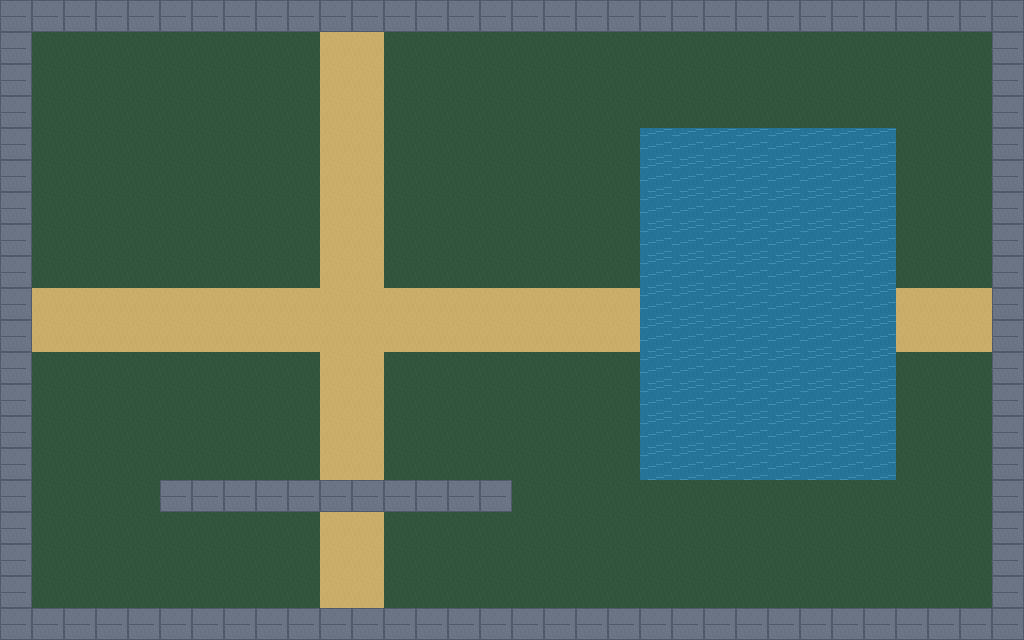

Rendered tile map (Tiled .tmx) drawn with the repository's tilesets; below, a short description and the full map source, tile grids included:
An orthogonal 32x20 tile map with 32x32 px tiles, 1 tile layer (Terrain).

<map version="1.10" tiledversion="1.11.2" orientation="orthogonal" renderorder="right-down" width="32" height="20" tilewidth="32" tileheight="32" infinite="0">
 <tileset firstgid="1" source="terrain.tsx" />
 <layer id="1" name="Terrain" width="32" height="20"><data encoding="csv">
2,2,2,2,2,2,2,2,2,2,2,2,2,2,2,2,2,2,2,2,2,2,2,2,2,2,2,2,2,2,2,2,
2,1,1,1,1,1,1,1,1,1,5,5,1,1,1,1,1,1,1,1,1,1,1,1,1,1,1,1,1,1,1,2,
2,1,1,1,1,1,1,1,1,1,5,5,1,1,1,1,1,1,1,1,1,1,1,1,1,1,1,1,1,1,1,2,
2,1,1,1,1,1,1,1,1,1,5,5,1,1,1,1,1,1,1,1,1,1,1,1,1,1,1,1,1,1,1,2,
2,1,1,1,1,1,1,1,1,1,5,5,1,1,1,1,1,1,1,1,3,3,3,3,3,3,3,3,1,1,1,2,
2,1,1,1,1,1,1,1,1,1,5,5,1,1,1,1,1,1,1,1,3,3,3,3,3,3,3,3,1,1,1,2,
2,1,1,1,1,1,1,1,1,1,5,5,1,1,1,1,1,1,1,1,3,3,3,3,3,3,3,3,1,1,1,2,
2,1,1,1,1,1,1,1,1,1,5,5,1,1,1,1,1,1,1,1,3,3,3,3,3,3,3,3,1,1,1,2,
2,1,1,1,1,1,1,1,1,1,5,5,1,1,1,1,1,1,1,1,3,3,3,3,3,3,3,3,1,1,1,2,
2,5,5,5,5,5,5,5,5,5,5,5,5,5,5,5,5,5,5,5,3,3,3,3,3,3,3,3,5,5,5,2,
2,5,5,5,5,5,5,5,5,5,5,5,5,5,5,5,5,5,5,5,3,3,3,3,3,3,3,3,5,5,5,2,
2,1,1,1,1,1,1,1,1,1,5,5,1,1,1,1,1,1,1,1,3,3,3,3,3,3,3,3,1,1,1,2,
2,1,1,1,1,1,1,1,1,1,5,5,1,1,1,1,1,1,1,1,3,3,3,3,3,3,3,3,1,1,1,2,
2,1,1,1,1,1,1,1,1,1,5,5,1,1,1,1,1,1,1,1,3,3,3,3,3,3,3,3,1,1,1,2,
2,1,1,1,1,1,1,1,1,1,5,5,1,1,1,1,1,1,1,1,3,3,3,3,3,3,3,3,1,1,1,2,
2,1,1,1,1,2,2,2,2,2,2,2,2,2,2,2,1,1,1,1,1,1,1,1,1,1,1,1,1,1,1,2,
2,1,1,1,1,1,1,1,1,1,5,5,1,1,1,1,1,1,1,1,1,1,1,1,1,1,1,1,1,1,1,2,
2,1,1,1,1,1,1,1,1,1,5,5,1,1,1,1,1,1,1,1,1,1,1,1,1,1,1,1,1,1,1,2,
2,1,1,1,1,1,1,1,1,1,5,5,1,1,1,1,1,1,1,1,1,1,1,1,1,1,1,1,1,1,1,2,
2,2,2,2,2,2,2,2,2,2,2,2,2,2,2,2,2,2,2,2,2,2,2,2,2,2,2,2,2,2,2,2
</data></layer>
</map>
